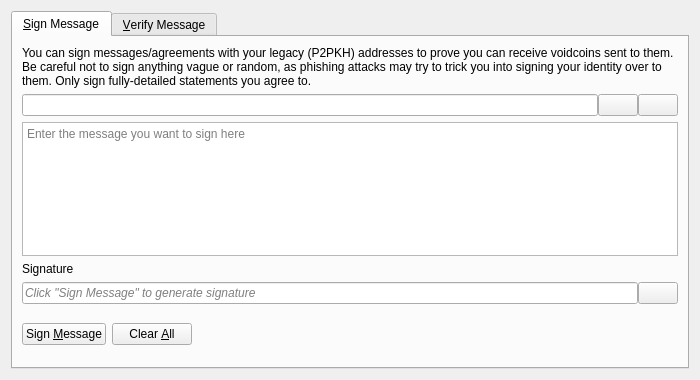
<?xml version="1.0" encoding="UTF-8"?>
<ui version="4.0">
 <class>SignVerifyMessageDialog</class>
 <widget class="QDialog" name="SignVerifyMessageDialog">
  <property name="geometry">
   <rect>
    <x>0</x>
    <y>0</y>
    <width>700</width>
    <height>380</height>
   </rect>
  </property>
  <property name="windowTitle">
   <string>Signatures - Sign / Verify a Message</string>
  </property>
  <property name="modal">
   <bool>true</bool>
  </property>
  <layout class="QVBoxLayout" name="verticalLayout">
   <item>
    <widget class="QTabWidget" name="tabWidget">
     <property name="currentIndex">
      <number>0</number>
     </property>
     <widget class="QWidget" name="tabSignMessage">
      <attribute name="title">
       <string>&amp;Sign Message</string>
      </attribute>
      <layout class="QVBoxLayout" name="verticalLayout_SM">
       <item>
        <widget class="QLabel" name="infoLabel_SM">
         <property name="text">
          <string>You can sign messages/agreements with your legacy (P2PKH) addresses to prove you can receive voidcoins sent to them. Be careful not to sign anything vague or random, as phishing attacks may try to trick you into signing your identity over to them. Only sign fully-detailed statements you agree to.</string>
         </property>
         <property name="textFormat">
          <enum>Qt::PlainText</enum>
         </property>
         <property name="wordWrap">
          <bool>true</bool>
         </property>
        </widget>
       </item>
       <item>
        <layout class="QHBoxLayout" name="horizontalLayout_1_SM">
         <property name="spacing">
          <number>0</number>
         </property>
         <item>
          <widget class="QValidatedLineEdit" name="addressIn_SM">
           <property name="toolTip">
            <string>The VoidCoin address to sign the message with</string>
           </property>
          </widget>
         </item>
         <item>
          <widget class="QPushButton" name="addressBookButton_SM">
           <property name="toolTip">
            <string>Choose previously used address</string>
           </property>
           <property name="text">
            <string/>
           </property>
           <property name="icon">
            <iconset resource="../voidcoin.qrc">
             <normaloff>:/icons/address-book</normaloff>:/icons/address-book</iconset>
           </property>
           <property name="shortcut">
            <string>Alt+A</string>
           </property>
           <property name="autoDefault">
            <bool>false</bool>
           </property>
          </widget>
         </item>
         <item>
          <widget class="QPushButton" name="pasteButton_SM">
           <property name="toolTip">
            <string>Paste address from clipboard</string>
           </property>
           <property name="text">
            <string/>
           </property>
           <property name="icon">
            <iconset resource="../voidcoin.qrc">
             <normaloff>:/icons/editpaste</normaloff>:/icons/editpaste</iconset>
           </property>
           <property name="shortcut">
            <string>Alt+P</string>
           </property>
           <property name="autoDefault">
            <bool>false</bool>
           </property>
          </widget>
         </item>
        </layout>
       </item>
       <item>
        <widget class="QPlainTextEdit" name="messageIn_SM">
         <property name="toolTip">
          <string>Enter the message you want to sign here</string>
         </property>
         <property name="placeholderText">
          <string>Enter the message you want to sign here</string>
         </property>
        </widget>
       </item>
       <item>
        <widget class="QLabel" name="signatureLabel_SM">
         <property name="text">
          <string>Signature</string>
         </property>
         <property name="textFormat">
          <enum>Qt::PlainText</enum>
         </property>
        </widget>
       </item>
       <item>
        <layout class="QHBoxLayout" name="horizontalLayout_2_SM">
         <property name="spacing">
          <number>0</number>
         </property>
         <item>
          <widget class="QLineEdit" name="signatureOut_SM">
           <property name="placeholderText">
            <string>Click "Sign Message" to generate signature</string>
           </property>
           <property name="font">
            <font>
             <italic>true</italic>
            </font>
           </property>
           <property name="readOnly">
            <bool>true</bool>
           </property>
          </widget>
         </item>
         <item>
          <widget class="QPushButton" name="copySignatureButton_SM">
           <property name="toolTip">
            <string>Copy the current signature to the system clipboard</string>
           </property>
           <property name="text">
            <string/>
           </property>
           <property name="icon">
            <iconset resource="../voidcoin.qrc">
             <normaloff>:/icons/editcopy</normaloff>:/icons/editcopy</iconset>
           </property>
           <property name="autoDefault">
            <bool>false</bool>
           </property>
          </widget>
         </item>
        </layout>
       </item>
       <item>
        <layout class="QHBoxLayout" name="horizontalLayout_3_SM">
         <item>
          <widget class="QPushButton" name="signMessageButton_SM">
           <property name="toolTip">
            <string>Sign the message to prove you own this VoidCoin address</string>
           </property>
           <property name="text">
            <string>Sign &amp;Message</string>
           </property>
           <property name="icon">
            <iconset resource="../voidcoin.qrc">
             <normaloff>:/icons/edit</normaloff>:/icons/edit</iconset>
           </property>
           <property name="autoDefault">
            <bool>false</bool>
           </property>
          </widget>
         </item>
         <item>
          <widget class="QPushButton" name="clearButton_SM">
           <property name="toolTip">
            <string>Reset all sign message fields</string>
           </property>
           <property name="text">
            <string>Clear &amp;All</string>
           </property>
           <property name="icon">
            <iconset resource="../voidcoin.qrc">
             <normaloff>:/icons/remove</normaloff>:/icons/remove</iconset>
           </property>
           <property name="autoDefault">
            <bool>false</bool>
           </property>
          </widget>
         </item>
         <item>
          <spacer name="horizontalSpacer_1_SM">
           <property name="orientation">
            <enum>Qt::Horizontal</enum>
           </property>
           <property name="sizeHint" stdset="0">
            <size>
             <width>40</width>
             <height>48</height>
            </size>
           </property>
          </spacer>
         </item>
         <item>
          <widget class="QLabel" name="statusLabel_SM">
           <property name="font">
            <font>
             <weight>75</weight>
             <bold>true</bold>
            </font>
           </property>
           <property name="text">
            <string/>
           </property>
           <property name="wordWrap">
            <bool>true</bool>
           </property>
          </widget>
         </item>
         <item>
          <spacer name="horizontalSpacer_2_SM">
           <property name="orientation">
            <enum>Qt::Horizontal</enum>
           </property>
           <property name="sizeHint" stdset="0">
            <size>
             <width>40</width>
             <height>48</height>
            </size>
           </property>
          </spacer>
         </item>
        </layout>
       </item>
      </layout>
     </widget>
     <widget class="QWidget" name="tabVerifyMessage">
      <attribute name="title">
       <string>&amp;Verify Message</string>
      </attribute>
      <layout class="QVBoxLayout" name="verticalLayout_VM">
       <item>
        <widget class="QLabel" name="infoLabel_VM">
         <property name="text">
          <string>Enter the receiver's address, message (ensure you copy line breaks, spaces, tabs, etc. exactly) and signature below to verify the message. Be careful not to read more into the signature than what is in the signed message itself, to avoid being tricked by a man-in-the-middle attack. Note that this only proves the signing party receives with the address, it cannot prove sendership of any transaction!</string>
         </property>
         <property name="textFormat">
          <enum>Qt::PlainText</enum>
         </property>
         <property name="alignment">
          <set>Qt::AlignLeading|Qt::AlignLeft|Qt::AlignTop</set>
         </property>
         <property name="wordWrap">
          <bool>true</bool>
         </property>
        </widget>
       </item>
       <item>
        <layout class="QHBoxLayout" name="horizontalLayout_1_VM">
         <property name="spacing">
          <number>0</number>
         </property>
         <item>
          <widget class="QValidatedLineEdit" name="addressIn_VM">
           <property name="toolTip">
            <string>The VoidCoin address the message was signed with</string>
           </property>
          </widget>
         </item>
         <item>
          <widget class="QPushButton" name="addressBookButton_VM">
           <property name="toolTip">
            <string>Choose previously used address</string>
           </property>
           <property name="text">
            <string/>
           </property>
           <property name="icon">
            <iconset resource="../voidcoin.qrc">
             <normaloff>:/icons/address-book</normaloff>:/icons/address-book</iconset>
           </property>
           <property name="shortcut">
            <string>Alt+A</string>
           </property>
           <property name="autoDefault">
            <bool>false</bool>
           </property>
          </widget>
         </item>
        </layout>
       </item>
       <item>
        <widget class="QPlainTextEdit" name="messageIn_VM">
          <property name="toolTip">
            <string>The signed message to verify</string>
          </property>
          <property name="placeholderText">
            <string>The signed message to verify</string>
          </property>
        </widget>
       </item>
       <item>
        <widget class="QValidatedLineEdit" name="signatureIn_VM">
          <property name="toolTip">
            <string>The signature given when the message was signed</string>
          </property>
          <property name="placeholderText">
            <string>The signature given when the message was signed</string>
          </property>
        </widget>
       </item>
       <item>
        <layout class="QHBoxLayout" name="horizontalLayout_2_VM">
         <item>
          <widget class="QPushButton" name="verifyMessageButton_VM">
           <property name="toolTip">
            <string>Verify the message to ensure it was signed with the specified VoidCoin address</string>
           </property>
           <property name="text">
            <string>Verify &amp;Message</string>
           </property>
           <property name="icon">
            <iconset resource="../voidcoin.qrc">
             <normaloff>:/icons/transaction_0</normaloff>:/icons/transaction_0</iconset>
           </property>
           <property name="autoDefault">
            <bool>false</bool>
           </property>
          </widget>
         </item>
         <item>
          <widget class="QPushButton" name="clearButton_VM">
           <property name="toolTip">
            <string>Reset all verify message fields</string>
           </property>
           <property name="text">
            <string>Clear &amp;All</string>
           </property>
           <property name="icon">
            <iconset resource="../voidcoin.qrc">
             <normaloff>:/icons/remove</normaloff>:/icons/remove</iconset>
           </property>
           <property name="autoDefault">
            <bool>false</bool>
           </property>
          </widget>
         </item>
         <item>
          <spacer name="horizontalSpacer_1_VM">
           <property name="orientation">
            <enum>Qt::Horizontal</enum>
           </property>
           <property name="sizeHint" stdset="0">
            <size>
             <width>40</width>
             <height>48</height>
            </size>
           </property>
          </spacer>
         </item>
         <item>
          <widget class="QLabel" name="statusLabel_VM">
           <property name="font">
            <font>
             <weight>75</weight>
             <bold>true</bold>
            </font>
           </property>
           <property name="text">
            <string/>
           </property>
           <property name="wordWrap">
            <bool>true</bool>
           </property>
          </widget>
         </item>
         <item>
          <spacer name="horizontalSpacer_2_VM">
           <property name="orientation">
            <enum>Qt::Horizontal</enum>
           </property>
           <property name="sizeHint" stdset="0">
            <size>
             <width>40</width>
             <height>48</height>
            </size>
           </property>
          </spacer>
         </item>
        </layout>
       </item>
      </layout>
     </widget>
    </widget>
   </item>
  </layout>
 </widget>
 <customwidgets>
  <customwidget>
   <class>QValidatedLineEdit</class>
   <extends>QLineEdit</extends>
   <header>qt/qvalidatedlineedit.h</header>
  </customwidget>
 </customwidgets>
 <resources>
  <include location="../voidcoin.qrc"/>
 </resources>
 <connections/>
</ui>
